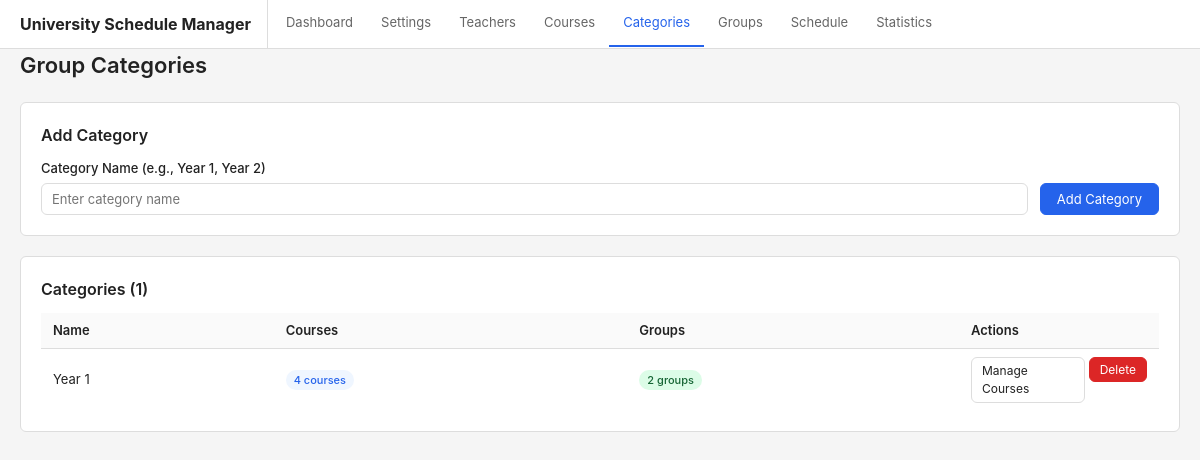
The page /?page=categories on the database its author committed.
### tables this page shows
CREATE TABLE group_categories (
        id INTEGER PRIMARY KEY AUTOINCREMENT,
        name TEXT NOT NULL UNIQUE
    );

### pages/categories.php (the view, shortened to what this page needs)
<?php
$db = getDB();
$categories = [];
$result = $db->query("SELECT * FROM group_categories ORDER BY name");
while ($row = $result->fetchArray(SQLITE3_ASSOC)) {
    $categories[] = $row;
}
?>
<div class="page-header">
    <h1>Group Categories</h1>
</div>
<div class="card">
    <h2>Add Category</h2>
    <form method="POST" class="form-row">
        <div class="form-group" style="flex: 1;">
            <label>Category Name (e.g., Year 1, Year 2)</label>
            <input type="text" name="name" required placeholder="Enter category name">
        </div>
        <button type="submit" class="btn btn-primary">Add Category</button>
    </form>
</div>
<div class="card">
    <h2>Categories (<?= count($categories) ?>)</h2>
    <?php if (empty($categories)): ?>
        <p class="empty">No categories added yet.</p>
    <?php else: ?>
    <table>
        <thead>
            <tr>
                <th>Name</th>
                <th>Courses</th>
                <th>Groups</th>
                <th style="width: 200px;">Actions</th>
            </tr>
        </thead>
        <tbody>
        <?php foreach ($categories as $cat): ?>
            <?php
            $stmt = $db->prepare("SELECT COUNT(*) as cnt FROM category_courses WHERE category_id = :id");
            $stmt->bindValue(':id', $cat['id'], SQLITE3_INTEGER);
            $ccCount = $stmt->execute()->fetchArray(SQLITE3_ASSOC)['cnt'];
            $stmt = $db->prepare("SELECT COUNT(*) as cnt FROM groups WHERE category_id = :id");
            $stmt->bindValue(':id', $cat['id'], SQLITE3_INTEGER);
            $gCount = $stmt->execute()->fetchArray(SQLITE3_ASSOC)['cnt'];
            ?>
            <tr>
                <td><?= htmlspecialchars($cat['name']) ?></td>
                <td><span class="tag tag-blue"><?= $ccCount ?> courses</span></td>
                <td><span class="tag tag-green"><?= $gCount ?> groups</span></td>
                <td>
                    <div class="inline-actions">
                        <a href="?page=categories&manage=<?= $cat['id'] ?>" class="btn btn-sm">Manage Courses</a>
                        <form method="POST" onsubmit="return confirm('Delete this category and all its groups?')">
                            <button type="submit" class="btn btn-sm btn-danger">Delete</button>
                        </form>
                    </div>
                </td>
            </tr>
        <?php endforeach; ?>
        </tbody>
    </table>
    <?php endif; ?>
</div>

### assets/style.css (style rules this page uses)
*, *::before, *::after { box-sizing: border-box; margin: 0; padding: 0; }
:root { --bg: #f5f5f5; --surface: #fff; --border: #ddd; --text: #222; --text-light: #666; --primary: #2563eb; --primary-hover: #1d4ed8; --danger: #dc2626; --danger-hover: #b91c1c; --success: #16a34a; --warning: #f59e0b; --radius: 6px; }
body { font-family: -apple-system, BlinkMacSystemFont, "Segoe UI", Roboto, sans-serif; background: var(--bg); color: var(--text); line-height: 1.5; font-size: 14px; }
a { color: var(--primary); text-decoration: none; }
.page-header { display: flex; align-items: center; justify-content: space-between; margin-bottom: 20px; }
.page-header h1 { font-size: 22px; font-weight: 600; }
.card { background: var(--surface); border: 1px solid var(--border); border-radius: var(--radius); padding: 20px; margin-bottom: 20px; }
.card h2 { font-size: 16px; margin-bottom: 12px; font-weight: 600; }
table { width: 100%; border-collapse: collapse; }
th, td { text-align: left; padding: 8px 12px; border-bottom: 1px solid var(--border); font-size: 13px; }
th { font-weight: 600; background: #fafafa; }
tr:last-child td { border-bottom: none; }
.form-group { margin-bottom: 14px; }
.form-group label { display: block; font-size: 13px; font-weight: 500; margin-bottom: 4px; }
.form-row { display: flex; gap: 12px; align-items: flex-end; flex-wrap: wrap; }
.form-row .form-group { margin-bottom: 0; }
input[type="text"], input[type="number"], input[type="date"], select, textarea { width: 100%; padding: 7px 10px; border: 1px solid var(--border); border-radius: var(--radius); font-size: 13px; font-family: inherit; background: var(--surface); color: var(--text); }
.btn { display: inline-flex; align-items: center; gap: 6px; padding: 7px 16px; border: 1px solid var(--border); border-radius: var(--radius); font-size: 13px; font-family: inherit; cursor: pointer; background: var(--surface); color: var(--text); transition: background 0.15s; text-decoration: none; }
.btn-primary { background: var(--primary); color: #fff; border-color: var(--primary); }
.btn-danger { background: var(--danger); color: #fff; border-color: var(--danger); }
.btn-sm { padding: 4px 10px; font-size: 12px; }
.tag { display: inline-block; padding: 2px 8px; border-radius: 12px; font-size: 11px; font-weight: 500; }
.tag-blue { background: #eff6ff; color: var(--primary); }
.tag-green { background: #dcfce7; color: #166534; }
.inline-actions { display: flex; gap: 4px; }

### rows shown on the page
group_categories: name "Year 1", ccCount "4", gCount "2"

### other values the page prints
APP_NAME "University Schedule Manager"
count($categories) "1"
